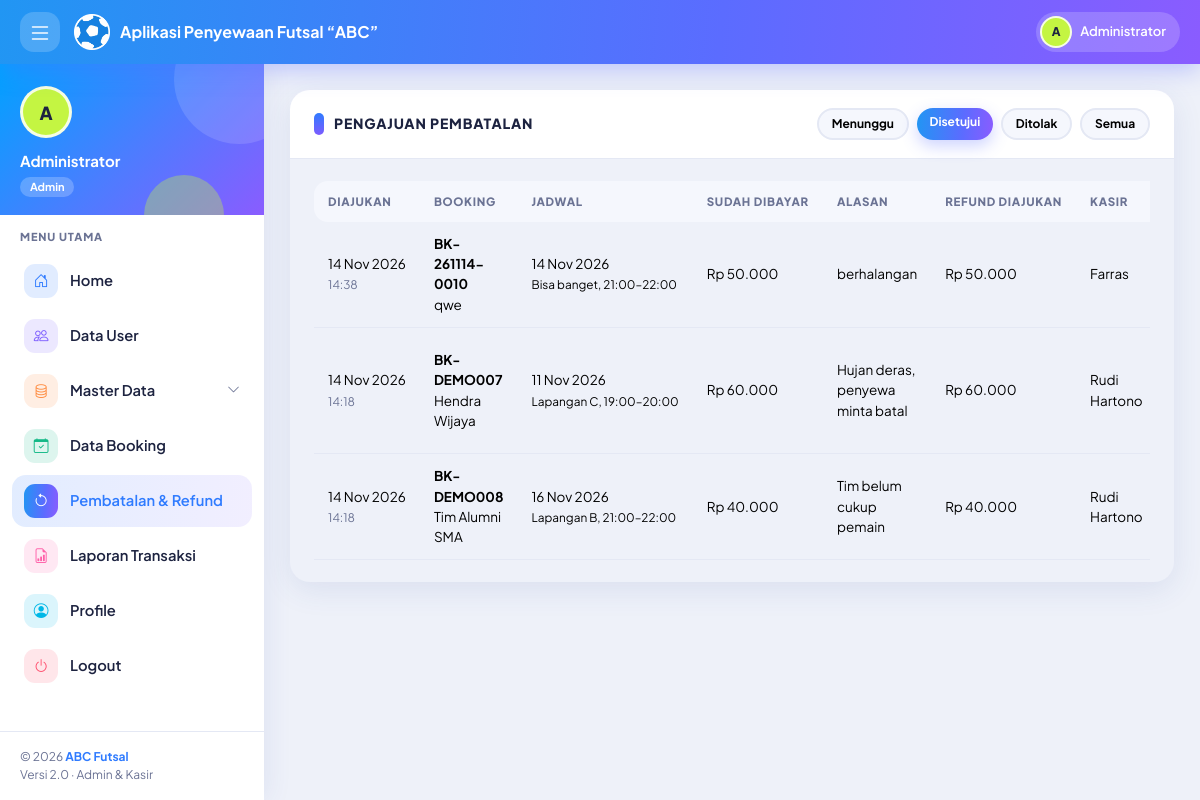
The app's page /admin/pembatalan.php?status=Disetujui (signed in) with its own data.
### tables this page shows
CREATE TABLE `tb_pengguna` (
  `id_pengguna` int(11) NOT NULL,
  `nama_lengkap` varchar(100) NOT NULL,
  `username` varchar(30) NOT NULL,
  `password` varchar(255) NOT NULL,
  `no_hp` varchar(20) DEFAULT NULL,
  `level` enum('admin','kasir') NOT NULL DEFAULT 'kasir',
  `status` enum('Aktif','Nonaktif') NOT NULL DEFAULT 'Aktif',
  `created_at` timestamp NOT NULL DEFAULT current_timestamp()
);

CREATE TABLE `tb_pembatalan` (
  `id_pembatalan` int(11) NOT NULL,
  `id_booking` int(11) NOT NULL,
  `id_kasir` int(11) NOT NULL,
  `alasan` varchar(255) NOT NULL,
  `refund_diajukan` int(11) NOT NULL DEFAULT 0,
  `refund_disetujui` int(11) NOT NULL DEFAULT 0,
  `status` enum('Menunggu','Disetujui','Ditolak') NOT NULL DEFAULT 'Menunggu',
  `id_admin` int(11) DEFAULT NULL,
  `catatan_admin` varchar(255) DEFAULT NULL,
  `tgl_pengajuan` datetime NOT NULL DEFAULT current_timestamp(),
  `tgl_proses` datetime DEFAULT NULL
);

CREATE TABLE `tb_booking` (
  `id_booking` int(11) NOT NULL,
  `kode_booking` varchar(20) NOT NULL,
  `id_kasir` int(11) NOT NULL,
  `id_lapangan` int(11) NOT NULL,
  `id_waktu` int(11) NOT NULL,
  `tanggal_main` date NOT NULL,
  `nama_penyewa` varchar(100) NOT NULL,
  `no_hp` varchar(20) DEFAULT NULL,
  `sumber` enum('Offline','WhatsApp') NOT NULL DEFAULT 'Offline',
  `total_harga` int(11) NOT NULL DEFAULT 0,
  `jumlah_dibayar` int(11) NOT NULL DEFAULT 0,
  `jumlah_refund` int(11) NOT NULL DEFAULT 0,
  `status_bayar` enum('DP','Lunas') NOT NULL DEFAULT 'DP',
  `status` enum('Booking','Selesai','Cancel') NOT NULL DEFAULT 'Booking',
  `catatan` varchar(255) DEFAULT NULL,
  `created_at` timestamp NOT NULL DEFAULT current_timestamp()
);

CREATE TABLE `tb_lapangan` (
  `id_lapangan` int(11) NOT NULL,
  `nama_lapangan` varchar(50) NOT NULL,
  `jenis_lantai` varchar(30) NOT NULL DEFAULT 'Vinyl',
  `status` enum('Tersedia','Perbaikan') NOT NULL DEFAULT 'Tersedia'
);

CREATE TABLE `tb_waktu` (
  `id_waktu` int(11) NOT NULL,
  `jam_mulai` time NOT NULL,
  `jam_selesai` time NOT NULL,
  `keterangan` varchar(50) DEFAULT NULL
);

### auth.php (called while the page is built, shortened)
<?php
require_once __DIR__ . '/koneksi.php';
require_once __DIR__ . '/format.php';
$stmt = $pdo->prepare("SELECT id_pengguna, nama_lengkap, username, level, status
                       FROM tb_pengguna WHERE id_pengguna = ?");
$stmt->execute([$_SESSION['user']['id']]);
$u = $stmt->fetch();
$user = [
    'id'       => (int)$u['id_pengguna'],
    'nama'     => $u['nama_lengkap'],
    'username' => $u['username'],
    'level'    => $u['level'],
];

### format.php (called while the page is built, shortened)
<?php
function e($teks)
{
    return htmlspecialchars((string)$teks, ENT_QUOTES, 'UTF-8');
}
function rupiah($angka)
{
    return 'Rp ' . number_format((float)$angka, 0, ',', '.');
}
function jam($waktu)
{
    return substr((string)$waktu, 0, 5);
}
function tgl_indo($tanggal)
{
    $bulan = [1 => 'Jan', 'Feb', 'Mar', 'Apr', 'Mei', 'Jun', 'Jul', 'Agu', 'Sep', 'Okt', 'Nov', 'Des'];
    $t = strtotime($tanggal);
    return date('d', $t) . ' ' . $bulan[(int)date('n', $t)] . ' ' . date('Y', $t);
}
function inisial($nama)
{
    $kata = preg_split('/\s+/', trim((string)$nama));
    $hasil = strtoupper(mb_substr($kata[0], 0, 1));
    return $hasil;
}

### admin/pembatalan.php (the view, shortened to what this page needs)
<?php
require_once '../auth.php';
$menu_aktif    = 'pembatalan';
$filter = $_GET['status'] ?? 'Menunggu';
$sql = "SELECT c.*, b.kode_booking, b.nama_penyewa, b.tanggal_main, b.total_harga, b.jumlah_dibayar,
               l.nama_lapangan, w.jam_mulai, w.jam_selesai, k.nama_lengkap AS nama_kasir
        FROM tb_pembatalan c
        JOIN tb_booking b   ON b.id_booking = c.id_booking
        JOIN tb_lapangan l  ON l.id_lapangan = b.id_lapangan
        JOIN tb_waktu w     ON w.id_waktu = b.id_waktu
        JOIN tb_pengguna k  ON k.id_pengguna = c.id_kasir";
$param = [];
if ($filter !== 'Semua') {
    $sql .= " WHERE c.status = ?";
    $param[] = $filter;
}
$sql .= " ORDER BY c.tgl_pengajuan DESC";
$stmt = $pdo->prepare($sql);
$stmt->execute($param);
$daftar = $stmt->fetchAll();
include '../inc/header.php';
?>
<div class="card">
    <div class="card-header">
        <h2>Pengajuan Pembatalan</h2>
        <div class="d-flex gap-2 flex-wrap">
            <?php foreach (['Menunggu', 'Disetujui', 'Ditolak', 'Semua'] as $f): ?>
                <a class="btn btn-sm <?= $filter === $f ? 'btn-primary' : 'btn-light' ?>" href="?status=<?= $f ?>"><?= $f ?></a>
            <?php endforeach; ?>
        </div>
    </div>
    <div class="card-body">
        <div class="table-responsive">
            <table class="table table-hover">
                <thead>
                    <tr>
                        <th>Diajukan</th>
                        <th>Booking</th>
                        <th>Jadwal</th>
                        <th>Sudah Dibayar</th>
                        <th>Alasan</th>
                        <th>Refund Diajukan</th>
                        <th>Kasir</th>
                    </tr>
                </thead>
                <tbody>
                    <?php foreach ($daftar as $c): ?>
                        <tr>
                            <td class="nowrap"><?= e(tgl_indo(substr($c['tgl_pengajuan'], 0, 10))) ?><br><small class="text-muted"><?= e(substr($c['tgl_pengajuan'], 11, 5)) ?></small></td>
                            <td><b><?= e($c['kode_booking']) ?></b><br><?= e($c['nama_penyewa']) ?></td>
                            <td class="nowrap"><?= e(tgl_indo($c['tanggal_main'])) ?><br><small><?= e($c['nama_lapangan']) ?>, <?= e(jam($c['jam_mulai'])) ?>–<?= e(jam($c['jam_selesai'])) ?></small></td>
                            <td class="nowrap"><?= rupiah($c['jumlah_dibayar']) ?></td>
                            <td><?= e($c['alasan']) ?></td>
                            <td class="nowrap"><?= rupiah($c['refund_diajukan']) ?></td>
                            <td><?= e($c['nama_kasir']) ?></td>
                        </tr>
                    <?php endforeach; ?>
                </tbody>
            </table>
        </div>
    </div>
</div>
<?php include '../inc/footer.php'; ?>

### inc/header.php (shortened to what this page needs)
<!DOCTYPE html>
<html lang="id">
<head>
    <link href="https://cdn.jsdelivr.net/npm/bootstrap@5.3.3/dist/css/bootstrap.min.css" rel="stylesheet">
    <link href="https://cdn.jsdelivr.net/npm/bootstrap-icons@1.11.3/font/bootstrap-icons.min.css" rel="stylesheet">
    <link href="<?= BASE_URL ?>css/style.css" rel="stylesheet">
</head>
<body>
    <nav class="app-nav no-print">
        <button type="button" class="nav-btn side-toggle" aria-label="Menu"><i class="bi bi-list fs-4"></i></button>
        <a class="navbar-brand" href="<?= BASE_URL ?>index.php">
            <img src="<?= BASE_URL ?>images/ball.webp" alt="ABC"><span>Aplikasi Penyewaan Futsal “ABC”</span>
        </a>
        <div class="nav-chip">
            <div class="avatar"><?= e(inisial($user['nama'])) ?></div><span><?= e($user['nama']) ?></span>
        </div>
    </nav>
    <?php include __DIR__ . '/sidebar.php'; ?>
    <main class="app-main">

### inc/sidebar.php (shortened to what this page needs)
<?php
$menu_aktif = $menu_aktif ?? '';
$master_aktif = in_array($menu_aktif, ['lapangan', 'waktu', 'harga', 'pelanggan'], true);
?>
<aside class="app-side no-print">
    <div class="user-info">
        <div class="avatar"><?= e(inisial($user['nama'])) ?></div>
        <div class="nama"><?= e($user['nama']) ?></div>
        <span class="role"><?= e($user['level']) ?></span>
    </div>
    <div class="menu-label">MENU UTAMA</div>
    <ul class="menu">
        <li class="<?= $menu_aktif === 'home' ? 'active' : '' ?>" style="--c:#2f7bff">
            <a class="item" href="<?= BASE_URL ?>index.php"><span class="tile"><i class="bi bi-house-door"></i></span>Home</a>
        </li>
        <?php if ($user['level'] === 'admin'): ?>
            <li class="<?= $menu_aktif === 'pengguna' ? 'active' : '' ?>" style="--c:#7c5cff">
                <a class="item" href="<?= BASE_URL ?>admin/pengguna.php"><span class="tile"><i class="bi bi-people"></i></span>Data User</a>
            </li>
            <li class="<?= $master_aktif ? 'active' : '' ?>" style="--c:#ff8a3d">
                <a class="item" data-bs-toggle="collapse" href="#menuMaster" role="button">
                    <span class="tile"><i class="bi bi-database"></i></span>Master Data
                    <i class="bi bi-chevron-down caret"></i>
                </a>
            </li>
            <li class="<?= $menu_aktif === 'booking' ? 'active' : '' ?>" style="--c:#12b886">
                <a class="item" href="<?= BASE_URL ?>booking/daftar.php"><span class="tile"><i class="bi bi-calendar-check"></i></span>Data Booking</a>
            </li>
            <li class="<?= $menu_aktif === 'pembatalan' ? 'active' : '' ?>" style="--c:#ffb020">
                <a class="item" href="<?= BASE_URL ?>admin/pembatalan.php">
                    <span class="tile"><i class="bi bi-arrow-counterclockwise"></i></span>Pembatalan &amp; Refund
                </a>
            </li>
            <li class="<?= $menu_aktif === 'laporan' ? 'active' : '' ?>" style="--c:#ff5fa8">
                <a class="item" href="<?= BASE_URL ?>admin/laporan.php"><span class="tile"><i class="bi bi-file-earmark-bar-graph"></i></span>Laporan Transaksi</a>
            </li>
        <?php endif; ?>
        <li class="<?= $menu_aktif === 'profile' ? 'active' : '' ?>" style="--c:#00b7e6">
            <a class="item" href="<?= BASE_URL ?>profile.php"><span class="tile"><i class="bi bi-person-circle"></i></span>Profile</a>
        </li>
        <li style="--c:#ff4d6d">
            <a class="item" href="<?= BASE_URL ?>logout.php" data-confirm="Yakin mau logout?"><span class="tile"><i class="bi bi-power"></i></span>Logout</a>
        </li>
    </ul>
    <div class="side-foot">&copy; <?= date('Y') ?> <b>ABC Futsal</b><br>Versi 2.0 &middot; Admin &amp; Kasir</div>
</aside>

### records on screen
tb_pengguna: nama_lengkap "A", nama_lengkap "Administrator", level "Admin"
tb_pembatalan: tgl_pengajuan "14 Nov 2026", tgl_pengajuan "14:38", id_booking.kode_booking "BK-261114-0010", id_booking.nama_penyewa "qwe", id_booking.tanggal_main "14 Nov 2026", tb_lapangan.nama_lapangan "Bisa banget", tb_waktu.jam_mulai "21:00", tb_waktu.jam_selesai "22:00", id_booking.jumlah_dibayar "Rp 50.000", alasan "berhalangan", refund_diajukan "Rp 50.000", id_kasir.nama_lengkap "Farras"
tb_pembatalan: tgl_pengajuan "14 Nov 2026", tgl_pengajuan "14:18", id_booking.kode_booking "BK-DEMO007", id_booking.nama_penyewa "Hendra Wijaya", id_booking.tanggal_main "11 Nov 2026", tb_lapangan.nama_lapangan "Lapangan C", tb_waktu.jam_mulai "19:00", tb_waktu.jam_selesai "20:00", id_booking.jumlah_dibayar "Rp 60.000", alasan "Hujan deras, penyewa minta batal", refund_diajukan "Rp 60.000", id_kasir.nama_lengkap "Rudi Hartono"
tb_pembatalan: tgl_pengajuan "14 Nov 2026", tgl_pengajuan "14:18", id_booking.kode_booking "BK-DEMO008", id_booking.nama_penyewa "Tim Alumni SMA", id_booking.tanggal_main "16 Nov 2026", tb_lapangan.nama_lapangan "Lapangan B", tb_waktu.jam_mulai "21:00", tb_waktu.jam_selesai "22:00", id_booking.jumlah_dibayar "Rp 40.000", alasan "Tim belum cukup pemain", refund_diajukan "Rp 40.000", id_kasir.nama_lengkap "Rudi Hartono"

### other values on screen
$f "Menunggu"
$f "Disetujui"
$f "Ditolak"
$f "Semua"
